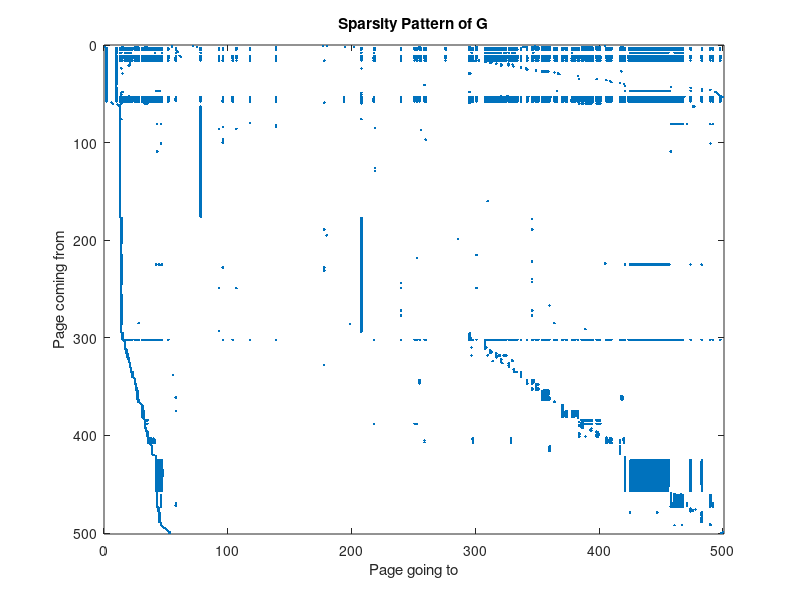

This figure's MATLAB source: (Note: this script raises an error after producing the figure.)
load('uwaterloo.mat');

spy(G);
title('Sparsity Pattern of G');
xlabel('Page going to');
ylabel('Page coming from');

alpha = 0.85;
[p, iter] = PageRank(G, alpha);
[y, I] = sort(p, 'descend');
for n = 1:min(length(I), 20)
    disp([num2str(n) ': '  U{I(n)}]);
end